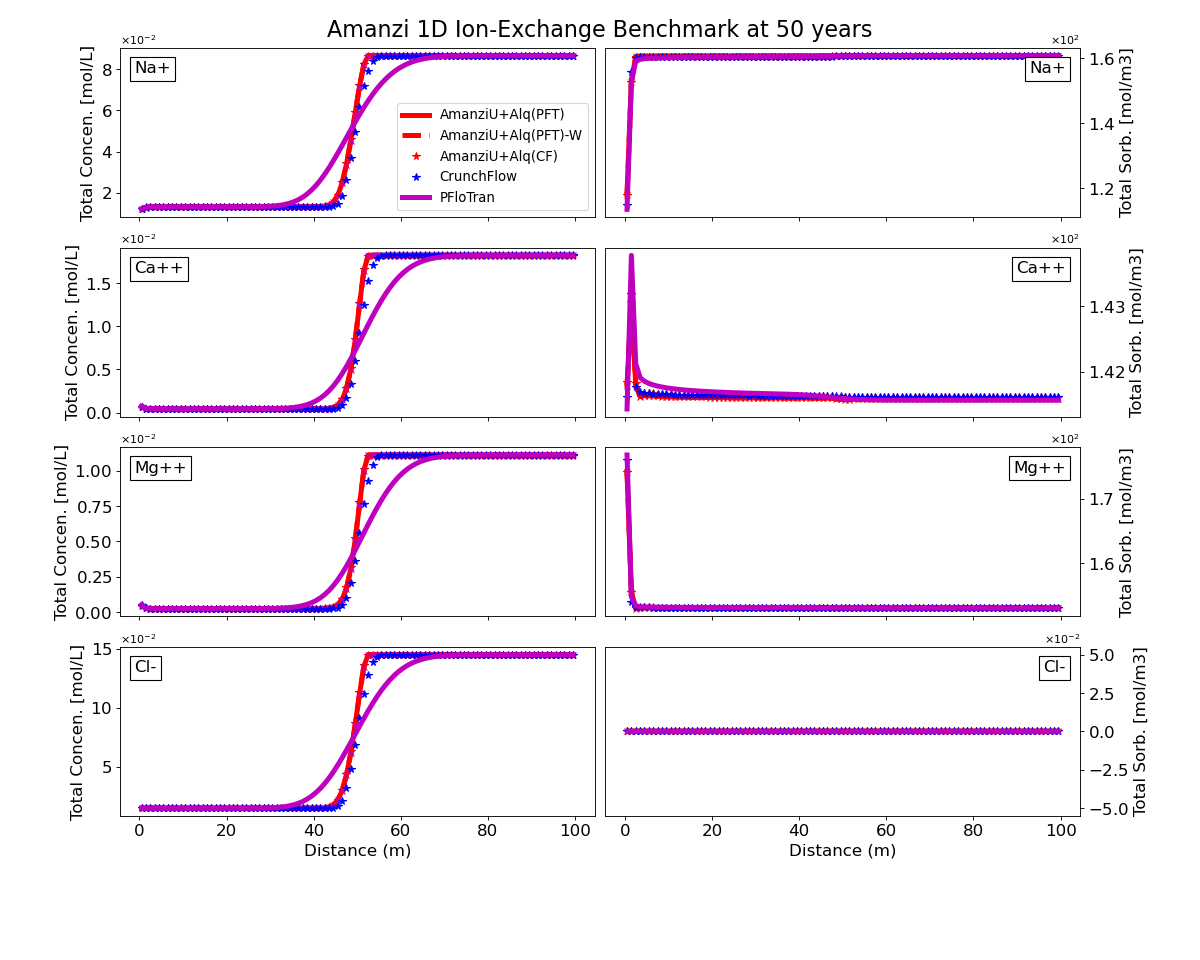

Generate this figure with Python:
# plots cation concentration along x at last time step 
# benchmark: compares to pflotran simulation results
# author: S.Molins - Sept. 2013

import os
import sys
import h5py
import numpy as np
import matplotlib
# matplotlib.use('Agg')
from matplotlib import pyplot as plt

import run_amanzi_standard
from compare_field_results import GetXY_AmanziU_1D
from compare_field_results import GetXY_AmanziS_1D
from compare_field_results import GetXY_PFloTran_1D
from compare_field_results import GetXY_CrunchFlow_1D

AXES_TICK_SIZE=15
PFLOTRAN_LINE_COLOR='m'
LINE_WIDTH=4.5
MARKER_SIZE=7

if __name__ == "__main__":

    try:
        sys.path.append('../../../../tools/amanzi_xml')
    except:
        pass

    try:
        sys.path.append('../../../../MY_TPL_BUILD/ccse/ccse-1.3.4-source/Tools/Py_util')
    except:
        pass

    # root name for problem
    root = "ion-exchange"

    # pflotran
    path_to_pflotran = "pflotran"
    root_pflotran = "1d-"+root

    # hardwired for 1d-calcite: time and comp
    times = ['Time:  5.00000E+01 y',]
    components = ['Na+','Ca++','Mg++','Cl-']

    try:     
        u_pflotran = [[[] for x in range(len(components))] for x in range(len(times))]
        for i, time in enumerate(times):
            for j, comp in enumerate(components):          
                x_pflotran, c_pflotran = GetXY_PFloTran_1D(path_to_pflotran,root_pflotran,time,'Total_'+comp+' [M]')
                u_pflotran[i][j] = c_pflotran
    
        v_pflotran = [[[] for x in range(len(components))] for x in range(len(times))]
        for i, time in enumerate(times):
            for j, comp in enumerate(components):          
                x_pflotran, c_pflotran = GetXY_PFloTran_1D(path_to_pflotran,root_pflotran,time,'Total_Sorbed_'+comp+' [mol_m^3]')
                v_pflotran[i][j] = c_pflotran

        pflotran = True
   
    except:
        pflotran = False


    # CrunchFlow
    path_to_crunchflow = "crunchflow"

    # hardwired for 1d-tritium-crunch.in: time and comp
    times_CF = ['totcon5.out']
    components = [0,1,2,3]
    ignore = 4

    try:
        u_crunchflow = [[[] for x in range(len(components))] for x in range(len(times_CF))]
        for i, time in enumerate(times_CF):
            for j, comp in enumerate(components):          
                x_crunchflow, c_crunchflow = GetXY_CrunchFlow_1D(path_to_crunchflow,root,time,comp,ignore)
                u_crunchflow[i][j] = c_crunchflow

        crunch = True

    except:
        crunch = False
 
    times_CF = ['totexchange5.out']
    components = [0,1,2,3]
    ignore = 4

    try:
      v_crunchflow = [[[] for x in range(len(components))] for x in range(len(times_CF))]
      for i, time in enumerate(times_CF):
         for j, comp in enumerate(components):
            x_crunchflow, c_crunchflow = GetXY_CrunchFlow_1D(path_to_crunchflow,root,time,comp,ignore)
            v_crunchflow[i][j] = c_crunchflow

      crunch = True

    except:
      crunch = False

    # hardwired for 1d-exchange:  last time = '71'
    times = ['71']
    amanzi_components = ['total_component_concentration.cell.Na+ conc', \
                         'total_component_concentration.cell.Ca++ conc', \
                         'total_component_concentration.cell.Mg++ conc', \
                         'total_component_concentration.cell.Cl- conc']
    amanzi_sorbed     = ['total_sorbed.cell.0', \
                         'total_sorbed.cell.1', \
                         'total_sorbed.cell.2', \
                         'total_sorbed.cell.3']

    amanzi_compS      = ['Na+_water_Concentration', \
                         'Ca++_water_Concentration', \
                         'Mg++_water_Concentration', \
                         'Cl-_water_Concentration']
    amanzi_sorbS      = ['Na+_Sorbed_Concentration', \
                         'Ca++_Sorbed_Concentration', \
                         'Mg++_Sorbed_Concentration', \
                         'Cl-_Sorbed_Concentration']

    # AmanziU + Native chemistry
    try:   
        input_file = os.path.join("amanzi-u-1d-"+root+".xml")
        path_to_amanzi = "output-u"
        run_amanzi_standard.run_amanzi(input_file, 1, [root+".bgd",input_file], path_to_amanzi)

        u_amanzi_native = [[[] for x in range(len(amanzi_components))] for x in range(len(times))]
        for i, time in enumerate(times):
            for j, comp in enumerate(amanzi_components):
                x_amanzi_native, c_amanzi_native = GetXY_AmanziU_1D(path_to_amanzi,root,comp,1)
                u_amanzi_native[i][j] = c_amanzi_native

        v_amanzi_native = [[[] for x in range(len(amanzi_sorbed))] for x in range(len(times))]
        for i, time in enumerate(times):
            for j, comp in enumerate(amanzi_sorbed):
                x_amanzi_native, c_amanzi_native = GetXY_AmanziU_1D(path_to_amanzi,root,comp,1)
                v_amanzi_native[i][j] = c_amanzi_native

        native = True

    except:  
        native = False


    # AmanziU + Alquimia + PFloTran chemistry
    try:
        input_file = os.path.join("amanzi-u-1d-"+root+"-alq-pflo.xml")
        path_to_amanzi = "output-u-alq-pflo"
        run_amanzi_standard.run_amanzi(input_file, 1, ["1d-"+root+"-trim.in",root+".dat",input_file], path_to_amanzi)

        u_amanzi_alquimia = [[[] for x in range(len(amanzi_components))] for x in range(len(times))]
        for i, time in enumerate(times):
            for j, comp in enumerate(amanzi_components):
                x_amanzi_alquimia, c_amanzi_alquimia = GetXY_AmanziU_1D(path_to_amanzi,root,comp,1)
                u_amanzi_alquimia[i][j] = c_amanzi_alquimia
              
        v_amanzi_alquimia = [[[] for x in range(len(amanzi_sorbed))] for x in range(len(times))]
        for i, time in enumerate(times):
            for j, comp in enumerate(amanzi_sorbed):
                x_amanzi_alquimia, c_amanzi_alquimia = GetXY_AmanziU_1D(path_to_amanzi,root,comp,1)
                v_amanzi_alquimia[i][j] = c_amanzi_alquimia

        alq = True

    except: 
        alq = False


    # AmanziU + Alquimia + PFloTran chemistry with writer
    try:
        input_file = os.path.join("amanzi-u-1d-"+root+"-alq-pflo-writer.xml")
        path_to_amanzi = "output-u-alq-pflo-writer"
        run_amanzi_standard.run_amanzi(input_file, 1, ["1d-"+root+"-trim.in",root+".dat",input_file], path_to_amanzi)

        u_amanzi_alquimia_w = [[[] for x in range(len(amanzi_components))] for x in range(len(times))]
        for i, time in enumerate(times):
            for j, comp in enumerate(amanzi_components):
                x_amanzi_alquimia_w, c_amanzi_alquimia_w = GetXY_AmanziU_1D(path_to_amanzi,root,comp,1)
                u_amanzi_alquimia_w[i][j] = c_amanzi_alquimia_w
              
        v_amanzi_alquimia_w = [[[] for x in range(len(amanzi_sorbed))] for x in range(len(times))]
        for i, time in enumerate(times):
            for j, comp in enumerate(amanzi_sorbed):
                x_amanzi_alquimia_w, c_amanzi_alquimia_w = GetXY_AmanziU_1D(path_to_amanzi,root,comp,1)
                v_amanzi_alquimia_w[i][j] = c_amanzi_alquimia_w

        alq_writer = True

    except: 
        alq_writer = False
        

    # AmanziU + Alquimia + CrunchFlow chemistry
    try:
        input_file = os.path.join("amanzi-u-1d-"+root+"-alq-crunch.xml")
        path_to_amanzi = "output-u-alq-crunch"
        run_amanzi_standard.run_amanzi(input_file, 1, ["1d-"+root+"-crunch.in",root+".dbs",input_file], path_to_amanzi)

        u_amanzi_alquimia_crunch = [[[] for x in range(len(amanzi_components))] for x in range(len(times))]
        for i, time in enumerate(times):
            for j, comp in enumerate(amanzi_components):
                x_amanzi_alquimia_crunch, c_amanzi_alquimia_crunch = GetXY_AmanziU_1D(path_to_amanzi,root,comp,1)
                u_amanzi_alquimia_crunch[i][j] = c_amanzi_alquimia_crunch
              
        v_amanzi_alquimia_crunch = [[[] for x in range(len(amanzi_sorbed))] for x in range(len(times))]
        for i, time in enumerate(times):
            for j, comp in enumerate(amanzi_sorbed):
                x_amanzi_alquimia_crunch, c_amanzi_alquimia_crunch = GetXY_AmanziU_1D(path_to_amanzi,root,comp,1)
                v_amanzi_alquimia_crunch[i][j] = c_amanzi_alquimia_crunch

        alq_crunch = True

    except: 
        alq_crunch = False


    # AmanziS + Alquimia + PLloTran
    try:
        input_file = os.path.join("amanzi-s-1d-ion-exchange-alq-pflo.xml")
        path_to_amanzi = "output-s-alq-pflo"
        run_amanzi_standard.run_amanzi(input_file, 1, ["1d-"+root+"-trim.in",root+".dat",input_file], path_to_amanzi)

        root_amanziS = "plt"
        # compS = "Na+_Aqueous_Concentration"
        # x_amanziS, c_amanziS = GetXY_AmanziS_1D(path_to_amanzi,root_amanziS,compS,1)

        # import pdb; pdb.set_trace()
        u_amanziS = [[] for x in range(len(amanzi_compS))]
        for j, compS in enumerate(amanzi_compS):
            x_amanziS, c_amanziS = GetXY_AmanziS_1D(path_to_amanzi,root_amanziS,compS,1)
            u_amanziS[j] = c_amanziS

        # compS = "Na+_Sorbed_Concentration"
        # x_amanziS, v_amanziS = GetXY_AmanziS_1D(path_to_amanzi,root_amanziS,compS,1)

        v_amanziS = [[] for x in range(len(amanzi_sorbS))]
        for j, compS in enumerate(amanzi_sorbS):
            x_amanziS, c_amanziS = GetXY_AmanziS_1D(path_to_amanzi,root_amanziS,compS,1)
            v_amanziS[j] = c_amanziS

        struct = len(x_amanziS)

    except:
        struct = 0


    # AmanziS + Alquimia + CrunchFlow
    try:
        input_file = os.path.join("amanzi-s-1d-ion-exchange-alq-crunch.xml")
        path_to_amanzi = "output-s-alq-crunch"
        run_amanzi_standard.run_amanzi(input_file, 1, ["1d-"+root+"-crunch.in",root+".dbs",input_file], path_to_amanzi)

        root_amanziS = "plt"
        # compS = "Na+_Aqueous_Concentration"
        # x_amanziS, c_amanziS = GetXY_AmanziS_1D(path_to_amanzi,root_amanziS,compS,1)

        # import pdb; pdb.set_trace()
        u_amanziS_c = [[] for x in range(len(amanzi_compS))]
        for j, compS in enumerate(amanzi_compS):
            x_amanziS_c, c_amanziS = GetXY_AmanziS_1D(path_to_amanzi,root_amanziS,compS,1)
            u_amanziS_c[j] = c_amanziS

        # compS = "Na+_Sorbed_Concentration"
        # x_amanziS, v_amanziS = GetXY_AmanziS_1D(path_to_amanzi,root_amanziS,compS,1)

        v_amanziS_c = [[] for x in range(len(amanzi_sorbS))]
        for j, compS in enumerate(amanzi_sorbS):
            x_amanziS_c, c_amanziS = GetXY_AmanziS_1D(path_to_amanzi,root_amanziS,compS,1)
            v_amanziS_c[j] = c_amanziS

        struct_c = len(x_amanziS_c)

    except:
        struct_c = 0


    components = ['Na+','Ca++','Mg++','Cl-']

    # define subplots as a subgrid
    fig = plt.figure(figsize=(15,12))

    ax = [] # total concentrations
    bx = [] # sorbed concentrations

    nrows = len(components)
    ncols = 2

    for comp in range(len(components)):
        ax += [plt.subplot(nrows,ncols,2*comp+1)]
        bx += [plt.subplot(nrows,ncols,2*comp+2)]

    if alq:
        i = 0  # hardwired for time '71'
        for j, comp in enumerate(components):
            ax[j].plot(x_amanzi_alquimia, u_amanzi_alquimia[i][j],'r-',label='AmanziU+Alq(PFT)',linewidth=LINE_WIDTH)
            bx[j].plot(x_amanzi_alquimia, v_amanzi_alquimia[i][j],'r-',label='AmanziU+Alq(PFT)',linewidth=LINE_WIDTH)

    if alq_writer:
        i = 0  # hardwired for time '71'
        for j, comp in enumerate(components):
            ax[j].plot(x_amanzi_alquimia_w, u_amanzi_alquimia_w[i][j],'r--',label='AmanziU+Alq(PFT)-W',linewidth=LINE_WIDTH)
            bx[j].plot(x_amanzi_alquimia_w, v_amanzi_alquimia_w[i][j],'r--',label='AmanziU+Alq(PFT)-W',linewidth=LINE_WIDTH)

            
    if alq_crunch:
        i = 0  # hardwired for time '71'
        for j, comp in enumerate(components):
            ax[j].plot(x_amanzi_alquimia_crunch, u_amanzi_alquimia_crunch[i][j],'r*',label='AmanziU+Alq(CF)',markersize=MARKER_SIZE)
            bx[j].plot(x_amanzi_alquimia_crunch, v_amanzi_alquimia_crunch[i][j],'r*',label='AmanziU+Alq(CF)',markersize=MARKER_SIZE)

    if native:
        i = 0  # hardwired for time '71'
        for j, comp in enumerate(components):
            ax[j].plot(x_amanzi_native, u_amanzi_native[i][j],'rx',c=PFLOTRAN_LINE_COLOR)
            bx[j].plot(x_amanzi_native, v_amanzi_native[i][j],'rx',label='AmanziU Native Chem')

    if crunch:
        i = 0  # hardwired for time 50 years
        for j, comp in enumerate(components):
            ax[j].plot(x_crunchflow, u_crunchflow[i][j],'b*',label='CrunchFlow',markersize=MARKER_SIZE)
            bx[j].plot(x_crunchflow, v_crunchflow[i][j],'b*',label='CrunchFlow',markersize=MARKER_SIZE)
    
    if pflotran:
        i = 0  # hardwired for time 50 years
        for j, comp in enumerate(components):
            ax[j].plot(x_pflotran, u_pflotran[i][j],'m-',label='PFloTran',c=PFLOTRAN_LINE_COLOR,linewidth=LINE_WIDTH)
            bx[j].plot(x_pflotran, v_pflotran[i][j],'m-',label='PFloTran',c=PFLOTRAN_LINE_COLOR,linewidth=LINE_WIDTH)

            ax[j].text(
                0.03,
                0.85,
                comp,
                fontsize=15,
                bbox=dict(facecolor='white', alpha=1.0),
                transform=ax[j].transAxes,
                horizontalalignment='left'
            )

            bx[j].text(
                0.97,
                0.85,
                comp,
                fontsize=15,
                bbox=dict(facecolor='white', alpha=1.0),
                transform=bx[j].transAxes,
                horizontalalignment='right'
            )

    if (struct>0):
        for j in range(len(amanzi_compS)):
            ax[j].plot(x_amanziS, u_amanziS[j],'g-',c=PFLOTRAN_LINE_COLOR)#,label='AmanziS+Alq(PFT)')
            bx[j].plot(x_amanziS, v_amanziS[j],'g-',label='AmanziS+Alq(PFT)')

    if (struct_c > 0):
        for j in range(len(amanzi_compS)):
            ax[j].plot(x_amanziS_c, u_amanziS_c[j],'g*',c=PFLOTRAN_LINE_COLOR)#,label='AmanziS+Alq(CF)')
            bx[j].plot(x_amanziS_c, v_amanziS_c[j],'g*',label='AmanziS+Alq(CF)')

    # axes
    ax[nrows-1].set_xlabel("Distance (m)",fontsize=15)
    bx[nrows-1].set_xlabel("Distance (m)",fontsize=15)

    # for i,comp in enumerate(components):
    for i,comp in enumerate(components):
        ax[i].set_ylabel("Total Concen. [mol/L]",fontsize=15)
        bx[i].set_ylabel("Total Sorb. [mol/m3]",fontsize=15)
        bx[i].yaxis.tick_right()
        bx[i].yaxis.set_label_position("right")

    # Set axes to be shared + only have ticks on the bottom row
    ax[0].get_shared_x_axes().join(*[ax[i] for i in range(nrows)])
    bx[0].get_shared_x_axes().join(*[bx[i] for i in range(nrows)])

    for i in range(nrows-1):
        ax[i].set_xticklabels([])
        bx[i].set_xticklabels([])

    ax[nrows-1].autoscale()
    bx[nrows-1].autoscale()

    # plot adjustments
    ax[0].legend(fontsize=12,loc='lower right')
    #bx[0].legend(fontsize=12,loc='lower right')

    plt.suptitle("Amanzi 1D "+root.title()+" Benchmark at 50 years",fontsize=20) #,x=0.57,fontsize=20)

    # Set scientific notation ticks and tick size
    from matplotlib.ticker import FormatStrFormatter
    for i in range(nrows):
        ax[i].ticklabel_format(useMathText=True,axis='y',style='sci',scilimits=(-2,-2))
        bx[i].ticklabel_format(useMathText=True,axis='y',style='sci',scilimits=(0,0))
        ax[i].tick_params(axis='both', which='major', labelsize=AXES_TICK_SIZE)
        bx[i].tick_params(axis='both', which='major', labelsize=AXES_TICK_SIZE)
  
    plt.tight_layout() #(pad=0.4, w_pad=0.5, h_pad=1.0)

    plt.subplots_adjust(left=0.10,bottom=0.15,right=0.90,top=0.95)

    # pyplot.show()
    plt.savefig(root+"_1d.png",format="png")
    # plt.close()

    # finally:
    #     pass 
